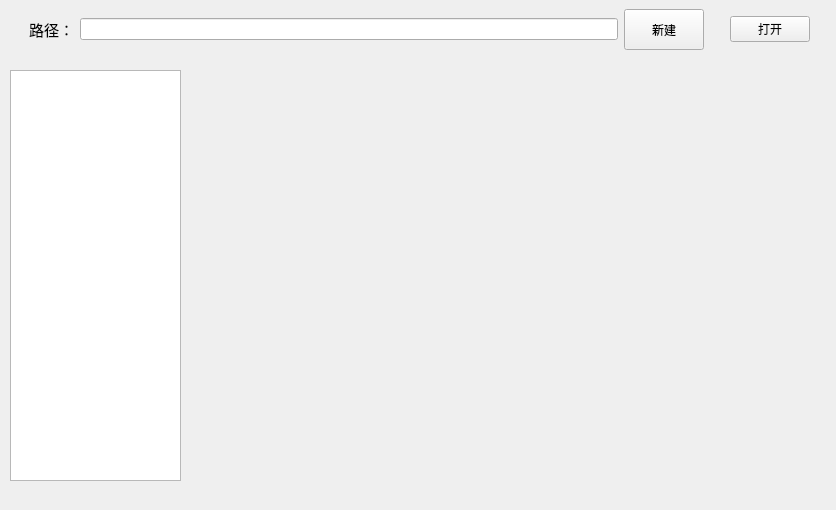
<?xml version="1.0" encoding="UTF-8"?>
<ui version="4.0">
 <class>File_Ui</class>
 <widget class="QWidget" name="File_Ui">
  <property name="geometry">
   <rect>
    <x>0</x>
    <y>0</y>
    <width>836</width>
    <height>510</height>
   </rect>
  </property>
  <property name="windowTitle">
   <string>Form</string>
  </property>
  <widget class="QWidget" name="widget_2" native="true">
   <property name="geometry">
    <rect>
     <x>9</x>
     <y>9</y>
     <width>801</width>
     <height>41</height>
    </rect>
   </property>
   <property name="sizePolicy">
    <sizepolicy hsizetype="Expanding" vsizetype="Expanding">
     <horstretch>0</horstretch>
     <verstretch>0</verstretch>
    </sizepolicy>
   </property>
   <layout class="QHBoxLayout" name="horizontalLayout">
    <item>
     <spacer name="horizontalSpacer_2">
      <property name="orientation">
       <enum>Qt::Horizontal</enum>
      </property>
      <property name="sizeType">
       <enum>QSizePolicy::Preferred</enum>
      </property>
      <property name="sizeHint" stdset="0">
       <size>
        <width>20</width>
        <height>20</height>
       </size>
      </property>
     </spacer>
    </item>
    <item>
     <widget class="QLabel" name="label">
      <property name="font">
       <font>
        <family>宋体</family>
        <pointsize>11</pointsize>
       </font>
      </property>
      <property name="text">
       <string>路径：</string>
      </property>
     </widget>
    </item>
    <item>
     <widget class="QLineEdit" name="InputPath_lineEdit"/>
    </item>
    <item>
     <widget class="QPushButton" name="New_FileButton">
      <property name="sizePolicy">
       <sizepolicy hsizetype="Minimum" vsizetype="Preferred">
        <horstretch>0</horstretch>
        <verstretch>0</verstretch>
       </sizepolicy>
      </property>
      <property name="text">
       <string>新建</string>
      </property>
     </widget>
    </item>
    <item>
     <spacer name="horizontalSpacer_3">
      <property name="orientation">
       <enum>Qt::Horizontal</enum>
      </property>
      <property name="sizeType">
       <enum>QSizePolicy::Preferred</enum>
      </property>
      <property name="sizeHint" stdset="0">
       <size>
        <width>20</width>
        <height>20</height>
       </size>
      </property>
     </spacer>
    </item>
    <item>
     <widget class="QPushButton" name="Open_FileButton">
      <property name="text">
       <string>打开</string>
      </property>
     </widget>
    </item>
   </layout>
  </widget>
  <widget class="QTreeView" name="treeView">
   <property name="geometry">
    <rect>
     <x>10</x>
     <y>70</y>
     <width>171</width>
     <height>411</height>
    </rect>
   </property>
  </widget>
 </widget>
 <resources/>
 <connections/>
</ui>
